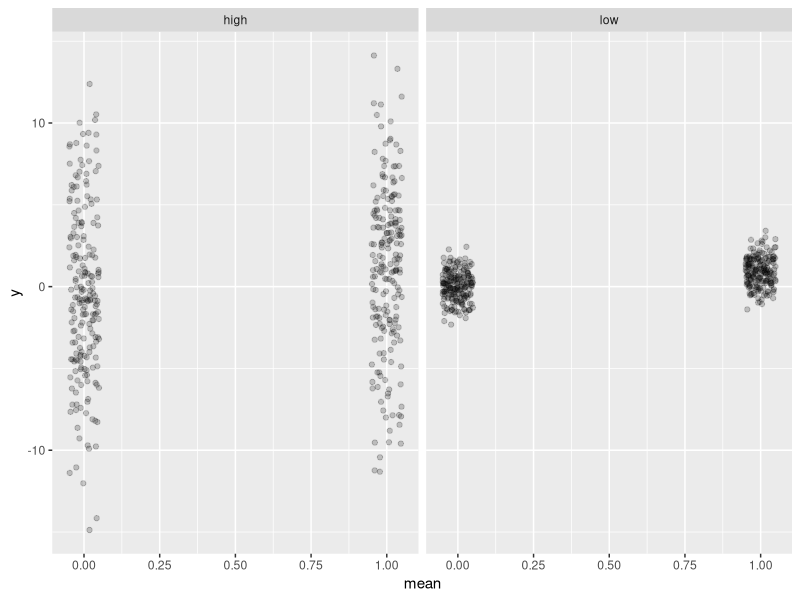

Write R code to recreate this figure.
library(tidyverse)

set.seed(nchar("tyranny of means") ^ 3)

n_val <- 200


dat <- 
crossing(
  var = c(5, 1),
  mean = c(0, 1)
) |> 
  mutate(y = map2(mean, var, \(x, y) rnorm(n = n_val, mean = x, sd = y))) |> 
  unnest(y)

dat <- 
dat |> 
  mutate(group = if_else(var == 5, "high", "low"))

dat |> 
  ggplot(aes(x = mean, y = y)) +
  geom_jitter(width = 0.05, alpha = 0.2) +
  facet_wrap(~ group)

dat |> 
  filter(group == "low") |> 
  lm(y ~ mean, data = _) |> 
  summary()

dat |> 
  filter(group == "high") |> 
  lm(y ~ mean, data = _) |> 
  summary()
